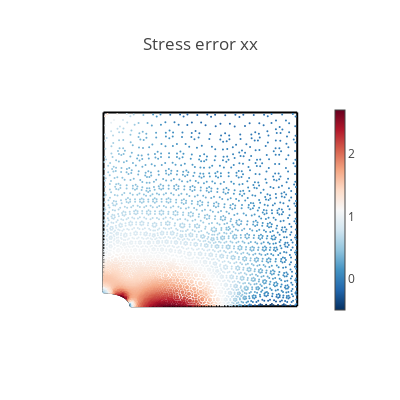
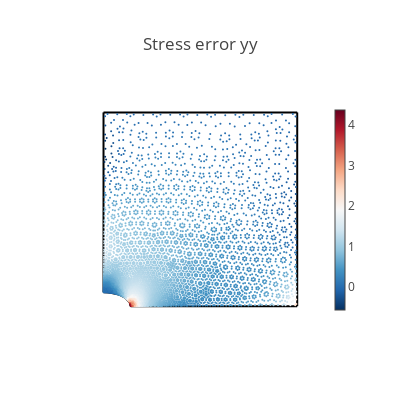
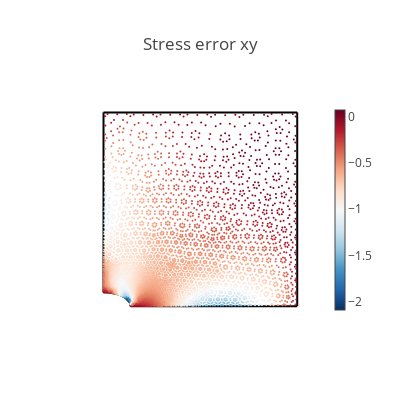
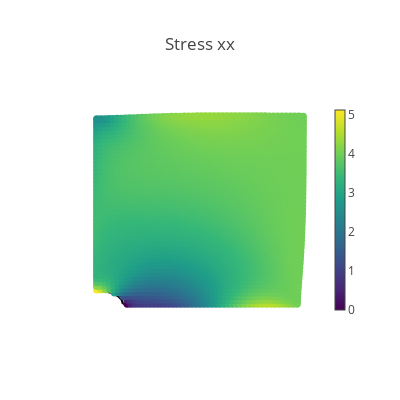

Notebook source saved alongside these figures, in order:
### Code cell
# Create a validation domain different from the training domain
val_x, val_y = np.meshgrid(np.linspace(0, L, 50), np.linspace(0, L, 50))
val_r = Rx * np.ones(np.shape(val_x))
val_domain = np.vstack([val_x.ravel(), val_y.ravel(), val_r.ravel()]).T
mask = (
    ((val_domain[:, 0] ** 2) / (Rx**2)) + ((val_domain[:, 1] ** 2) / (Ry**2))
) > 1
val = torch.tensor(val_domain[mask], requires_grad=True).double()


# Compute model predictions on the validation domain
disp = net(val)
def_val = val[:, :-1] + disp
stress = torch.vmap(sigma)(val)
mises = torch.sqrt(
    stress[:, 0, 0] ** 2
    + stress[:, 1, 1] ** 2
    - stress[:, 0, 0] * stress[:, 1, 1]
    + 3 * stress[:, 0, 1] ** 2
)
# print([loss.item() for loss in compute_les(val)])


@torch.no_grad()
def make_plot(x, y, variable, title, cmap=sequential.Viridis, size=8.0):
    fig = go.Figure()

    # Plot boundaries
    m = dict(color="black")
    fig.add_trace(go.Scatter(x=top[:, 0], y=top[:, 1], mode="lines", marker=m))
    fig.add_trace(go.Scatter(x=bottom[:, 0], y=bottom[:, 1], mode="lines", marker=m))
    fig.add_trace(go.Scatter(x=left[:, 0], y=left[:, 1], mode="lines", marker=m))
    fig.add_trace(go.Scatter(x=right[:, 0], y=right[:, 1], mode="lines", marker=m))
    fig.add_trace(go.Scatter(x=hole[:, 0], y=hole[:, 1], mode="lines", marker=m))

    # Plot variable values
    m = dict(color=variable, colorscale=cmap, size=size, colorbar=dict(thickness=10))
    fig.add_trace(go.Scatter(x=x, y=y, marker=m, mode="markers"))

    # plot settings
    fig.layout.yaxis.scaleanchor = "x"
    fig.update_layout(
        template="none", width=400, height=400, title=title, showlegend=False
    )
    fig.update_xaxes(visible=False)
    fig.update_yaxes(visible=False)
    fig.show()


# Compute data error
s_data = data_output[:, 0:3]
s_pred = torch.vmap(sigma)(data_input[:, 0:3])
ds_xx = s_data[:, 0] - s_pred[:, 0, 0]
ds_yy = s_data[:, 1] - s_pred[:, 1, 1]
ds_xy = s_data[:, 2] - s_pred[:, 0, 1]


# Plot stress errors
cmap = sequential.RdBu_r
make_plot(*data_input[:, 0:2].T, ds_xx, "Stress error xx", size=2.0, cmap=cmap)
make_plot(*data_input[:, 0:2].T, ds_yy, "Stress error yy", size=2.0, cmap=cmap)
make_plot(*data_input[:, 0:2].T, ds_xy, "Stress error xy", size=2.0, cmap=cmap)

# Plot stresses
make_plot(*def_val.T, stress[:, 0, 0], "Stress xx")
make_plot(*def_val.T, stress[:, 0, 1], "Stress xy")
make_plot(*def_val.T, stress[:, 1, 1], "Stress yy")
make_plot(*def_val.T, mises, "Mises stress")

# Plot displacements
make_plot(*def_val.T, disp[:, 0], "Displacement in x", cmap=sequential.Inferno)
make_plot(*def_val.T, disp[:, 1], "Displacement in y", cmap=sequential.Inferno)

### Figure 1 — Plotly figure (JSON) as saved in the notebook; plotly's stock layout.template omitted (floating-point values rounded to 4 significant figures; data arrays with more than 128 entries replaced by an {"elided": "..."} marker saying what was removed)
{"data": [{"marker": {"color": "black"}, "mode": "lines", "type": "scatter", "x": [0, 0.02041, 0.04082, 0.06122, 0.08163, 0.102, 0.1224, 0.1429, 0.1633, 0.1837, 0.2041, 0.2245, 0.2449, 0.2653, 0.2857, 0.3061, 0.3265, 0.3469, 0.3673, 0.3878, 0.4082, 0.4286, 0.449, 0.4694, 0.4898, 0.5102, 0.5306, 0.551, 0.5714, 0.5918, 0.6122, 0.6327, 0.6531, 0.6735, 0.6939, 0.7143, 0.7347, 0.7551, 0.7755, 0.7959, 0.8163, 0.8367, 0.8571, 0.8776, 0.898, 0.9184, 0.9388, 0.9592, 0.9796, 1], "y": [1, 1, 1, 1, 1, 1, 1, 1, 1, 1, 1, 1, 1, 1, 1, 1, 1, 1, 1, 1, 1, 1, 1, 1, 1, 1, 1, 1, 1, 1, 1, 1, 1, 1, 1, 1, 1, 1, 1, 1, 1, 1, 1, 1, 1, 1, 1, 1, 1, 1]}, {"marker": {"color": "black"}, "mode": "lines", "type": "scatter", "x": [0.14, 0.1605, 0.181, 0.2014, 0.2219, 0.2424, 0.2629, 0.2833, 0.3038, 0.3243, 0.3448, 0.3652, 0.3857, 0.4062, 0.4267, 0.4471, 0.4676, 0.4881, 0.5086, 0.529, 0.5495, 0.57, 0.5905, 0.611, 0.6314, 0.6519, 0.6724, 0.6929, 0.7133, 0.7338, 0.7543, 0.7748, 0.7952, 0.8157, 0.8362, 0.8567, 0.8771, 0.8976, 0.9181, 0.9386, 0.959, 0.9795, 1], "y": [0, 0, 0, 0, 0, 0, 0, 0, 0, 0, 0, 0, 0, 0, 0, 0, 0, 0, 0, 0, 0, 0, 0, 0, 0, 0, 0, 0, 0, 0, 0, 0, 0, 0, 0, 0, 0, 0, 0, 0, 0, 0, 0]}, {"marker": {"color": "black"}, "mode": "lines", "type": "scatter", "x": [0, 0, 0, 0, 0, 0, 0, 0, 0, 0, 0, 0, 0, 0, 0, 0, 0, 0, 0, 0, 0, 0, 0, 0, 0, 0, 0, 0, 0, 0, 0, 0, 0, 0, 0, 0, 0, 0, 0, 0, 0, 0, 0, 0, 0, 0], "y": [0.07143, 0.09206, 0.1127, 0.1333, 0.154, 0.1746, 0.1952, 0.2159, 0.2365, 0.2571, 0.2778, 0.2984, 0.319, 0.3397, 0.3603, 0.381, 0.4016, 0.4222, 0.4429, 0.4635, 0.4841, 0.5048, 0.5254, 0.546, 0.5667, 0.5873, 0.6079, 0.6286, 0.6492, 0.6698, 0.6905, 0.7111, 0.7317, 0.7524, 0.773, 0.7937, 0.8143, 0.8349, 0.8556, 0.8762, 0.8968, 0.9175, 0.9381, 0.9587, 0.9794, 1]}, {"marker": {"color": "black"}, "mode": "lines", "type": "scatter", "x": [1, 1, 1, 1, 1, 1, 1, 1, 1, 1, 1, 1, 1, 1, 1, 1, 1, 1, 1, 1, 1, 1, 1, 1, 1, 1, 1, 1, 1, 1, 1, 1, 1, 1, 1, 1, 1, 1, 1, 1, 1, 1, 1, 1, 1, 1, 1, 1, 1, 1], "y": [0, 0.02041, 0.04082, 0.06122, 0.08163, 0.102, 0.1224, 0.1429, 0.1633, 0.1837, 0.2041, 0.2245, 0.2449, 0.2653, 0.2857, 0.3061, 0.3265, 0.3469, 0.3673, 0.3878, 0.4082, 0.4286, 0.449, 0.4694, 0.4898, 0.5102, 0.5306, 0.551, 0.5714, 0.5918, 0.6122, 0.6327, 0.6531, 0.6735, 0.6939, 0.7143, 0.7347, 0.7551, 0.7755, 0.7959, 0.8163, 0.8367, 0.8571, 0.8776, 0.898, 0.9184, 0.9388, 0.9592, 0.9796, 1]}, {"marker": {"color": "black"}, "mode": "lines", "type": "scatter", "x": [0.14, 0.1397, 0.1388, 0.1373, 0.1352, 0.1326, 0.1293, 0.1256, 0.1212, 0.1164, 0.1111, 0.1053, 0.09899, 0.09231, 0.08523, 0.07778, 0.07, 0.06192, 0.05358, 0.045, 0.03623, 0.02731, 0.01827, 0.009156, 8.573e-18], "y": [0, 0.004672, 0.009323, 0.01394, 0.01849, 0.02296, 0.02733, 0.03159, 0.03571, 0.03968, 0.04348, 0.0471, 0.05051, 0.0537, 0.05667, 0.05939, 0.06186, 0.06406, 0.06599, 0.06764, 0.06899, 0.07006, 0.07082, 0.07128, 0.07143]}, {"marker": {"color": {"elided": "5526 float values"}, "colorbar": {"thickness": 10}, "colorscale": [[0, "rgb(5,48,97)"], [0.1, "rgb(33,102,172)"], [0.2, "rgb(67,147,195)"], [0.3, "rgb(146,197,222)"], [0.4, "rgb(209,229,240)"], [0.5, "rgb(247,247,247)"], [0.6, "rgb(253,219,199)"], [0.7, "rgb(244,165,130)"], [0.8, "rgb(214,96,77)"], [0.9, "rgb(178,24,43)"], [1, "rgb(103,0,31)"]], "size": 2}, "mode": "markers", "type": "scatter", "x": {"elided": "5526 float values"}, "y": {"elided": "5526 float values"}}], "layout": {"height": 400, "showlegend": false, "title": {"text": "Stress error xx"}, "width": 400, "xaxis": {"visible": false}, "yaxis": {"scaleanchor": "x", "visible": false}}}

### Figure 2 — Plotly figure (JSON) as saved in the notebook; plotly's stock layout.template omitted (floating-point values rounded to 4 significant figures; data arrays with more than 128 entries replaced by an {"elided": "..."} marker saying what was removed)
{"data": [{"marker": {"color": "black"}, "mode": "lines", "type": "scatter", "x": [0, 0.02041, 0.04082, 0.06122, 0.08163, 0.102, 0.1224, 0.1429, 0.1633, 0.1837, 0.2041, 0.2245, 0.2449, 0.2653, 0.2857, 0.3061, 0.3265, 0.3469, 0.3673, 0.3878, 0.4082, 0.4286, 0.449, 0.4694, 0.4898, 0.5102, 0.5306, 0.551, 0.5714, 0.5918, 0.6122, 0.6327, 0.6531, 0.6735, 0.6939, 0.7143, 0.7347, 0.7551, 0.7755, 0.7959, 0.8163, 0.8367, 0.8571, 0.8776, 0.898, 0.9184, 0.9388, 0.9592, 0.9796, 1], "y": [1, 1, 1, 1, 1, 1, 1, 1, 1, 1, 1, 1, 1, 1, 1, 1, 1, 1, 1, 1, 1, 1, 1, 1, 1, 1, 1, 1, 1, 1, 1, 1, 1, 1, 1, 1, 1, 1, 1, 1, 1, 1, 1, 1, 1, 1, 1, 1, 1, 1]}, {"marker": {"color": "black"}, "mode": "lines", "type": "scatter", "x": [0.14, 0.1605, 0.181, 0.2014, 0.2219, 0.2424, 0.2629, 0.2833, 0.3038, 0.3243, 0.3448, 0.3652, 0.3857, 0.4062, 0.4267, 0.4471, 0.4676, 0.4881, 0.5086, 0.529, 0.5495, 0.57, 0.5905, 0.611, 0.6314, 0.6519, 0.6724, 0.6929, 0.7133, 0.7338, 0.7543, 0.7748, 0.7952, 0.8157, 0.8362, 0.8567, 0.8771, 0.8976, 0.9181, 0.9386, 0.959, 0.9795, 1], "y": [0, 0, 0, 0, 0, 0, 0, 0, 0, 0, 0, 0, 0, 0, 0, 0, 0, 0, 0, 0, 0, 0, 0, 0, 0, 0, 0, 0, 0, 0, 0, 0, 0, 0, 0, 0, 0, 0, 0, 0, 0, 0, 0]}, {"marker": {"color": "black"}, "mode": "lines", "type": "scatter", "x": [0, 0, 0, 0, 0, 0, 0, 0, 0, 0, 0, 0, 0, 0, 0, 0, 0, 0, 0, 0, 0, 0, 0, 0, 0, 0, 0, 0, 0, 0, 0, 0, 0, 0, 0, 0, 0, 0, 0, 0, 0, 0, 0, 0, 0, 0], "y": [0.07143, 0.09206, 0.1127, 0.1333, 0.154, 0.1746, 0.1952, 0.2159, 0.2365, 0.2571, 0.2778, 0.2984, 0.319, 0.3397, 0.3603, 0.381, 0.4016, 0.4222, 0.4429, 0.4635, 0.4841, 0.5048, 0.5254, 0.546, 0.5667, 0.5873, 0.6079, 0.6286, 0.6492, 0.6698, 0.6905, 0.7111, 0.7317, 0.7524, 0.773, 0.7937, 0.8143, 0.8349, 0.8556, 0.8762, 0.8968, 0.9175, 0.9381, 0.9587, 0.9794, 1]}, {"marker": {"color": "black"}, "mode": "lines", "type": "scatter", "x": [1, 1, 1, 1, 1, 1, 1, 1, 1, 1, 1, 1, 1, 1, 1, 1, 1, 1, 1, 1, 1, 1, 1, 1, 1, 1, 1, 1, 1, 1, 1, 1, 1, 1, 1, 1, 1, 1, 1, 1, 1, 1, 1, 1, 1, 1, 1, 1, 1, 1], "y": [0, 0.02041, 0.04082, 0.06122, 0.08163, 0.102, 0.1224, 0.1429, 0.1633, 0.1837, 0.2041, 0.2245, 0.2449, 0.2653, 0.2857, 0.3061, 0.3265, 0.3469, 0.3673, 0.3878, 0.4082, 0.4286, 0.449, 0.4694, 0.4898, 0.5102, 0.5306, 0.551, 0.5714, 0.5918, 0.6122, 0.6327, 0.6531, 0.6735, 0.6939, 0.7143, 0.7347, 0.7551, 0.7755, 0.7959, 0.8163, 0.8367, 0.8571, 0.8776, 0.898, 0.9184, 0.9388, 0.9592, 0.9796, 1]}, {"marker": {"color": "black"}, "mode": "lines", "type": "scatter", "x": [0.14, 0.1397, 0.1388, 0.1373, 0.1352, 0.1326, 0.1293, 0.1256, 0.1212, 0.1164, 0.1111, 0.1053, 0.09899, 0.09231, 0.08523, 0.07778, 0.07, 0.06192, 0.05358, 0.045, 0.03623, 0.02731, 0.01827, 0.009156, 8.573e-18], "y": [0, 0.004672, 0.009323, 0.01394, 0.01849, 0.02296, 0.02733, 0.03159, 0.03571, 0.03968, 0.04348, 0.0471, 0.05051, 0.0537, 0.05667, 0.05939, 0.06186, 0.06406, 0.06599, 0.06764, 0.06899, 0.07006, 0.07082, 0.07128, 0.07143]}, {"marker": {"color": {"elided": "5526 float values"}, "colorbar": {"thickness": 10}, "colorscale": [[0, "rgb(5,48,97)"], [0.1, "rgb(33,102,172)"], [0.2, "rgb(67,147,195)"], [0.3, "rgb(146,197,222)"], [0.4, "rgb(209,229,240)"], [0.5, "rgb(247,247,247)"], [0.6, "rgb(253,219,199)"], [0.7, "rgb(244,165,130)"], [0.8, "rgb(214,96,77)"], [0.9, "rgb(178,24,43)"], [1, "rgb(103,0,31)"]], "size": 2}, "mode": "markers", "type": "scatter", "x": {"elided": "5526 float values"}, "y": {"elided": "5526 float values"}}], "layout": {"height": 400, "showlegend": false, "title": {"text": "Stress error yy"}, "width": 400, "xaxis": {"visible": false}, "yaxis": {"scaleanchor": "x", "visible": false}}}

### Figure 3 — Plotly figure (JSON) as saved in the notebook; plotly's stock layout.template omitted (floating-point values rounded to 4 significant figures; data arrays with more than 128 entries replaced by an {"elided": "..."} marker saying what was removed)
{"data": [{"marker": {"color": "black"}, "mode": "lines", "type": "scatter", "x": [0, 0.02041, 0.04082, 0.06122, 0.08163, 0.102, 0.1224, 0.1429, 0.1633, 0.1837, 0.2041, 0.2245, 0.2449, 0.2653, 0.2857, 0.3061, 0.3265, 0.3469, 0.3673, 0.3878, 0.4082, 0.4286, 0.449, 0.4694, 0.4898, 0.5102, 0.5306, 0.551, 0.5714, 0.5918, 0.6122, 0.6327, 0.6531, 0.6735, 0.6939, 0.7143, 0.7347, 0.7551, 0.7755, 0.7959, 0.8163, 0.8367, 0.8571, 0.8776, 0.898, 0.9184, 0.9388, 0.9592, 0.9796, 1], "y": [1, 1, 1, 1, 1, 1, 1, 1, 1, 1, 1, 1, 1, 1, 1, 1, 1, 1, 1, 1, 1, 1, 1, 1, 1, 1, 1, 1, 1, 1, 1, 1, 1, 1, 1, 1, 1, 1, 1, 1, 1, 1, 1, 1, 1, 1, 1, 1, 1, 1]}, {"marker": {"color": "black"}, "mode": "lines", "type": "scatter", "x": [0.14, 0.1605, 0.181, 0.2014, 0.2219, 0.2424, 0.2629, 0.2833, 0.3038, 0.3243, 0.3448, 0.3652, 0.3857, 0.4062, 0.4267, 0.4471, 0.4676, 0.4881, 0.5086, 0.529, 0.5495, 0.57, 0.5905, 0.611, 0.6314, 0.6519, 0.6724, 0.6929, 0.7133, 0.7338, 0.7543, 0.7748, 0.7952, 0.8157, 0.8362, 0.8567, 0.8771, 0.8976, 0.9181, 0.9386, 0.959, 0.9795, 1], "y": [0, 0, 0, 0, 0, 0, 0, 0, 0, 0, 0, 0, 0, 0, 0, 0, 0, 0, 0, 0, 0, 0, 0, 0, 0, 0, 0, 0, 0, 0, 0, 0, 0, 0, 0, 0, 0, 0, 0, 0, 0, 0, 0]}, {"marker": {"color": "black"}, "mode": "lines", "type": "scatter", "x": [0, 0, 0, 0, 0, 0, 0, 0, 0, 0, 0, 0, 0, 0, 0, 0, 0, 0, 0, 0, 0, 0, 0, 0, 0, 0, 0, 0, 0, 0, 0, 0, 0, 0, 0, 0, 0, 0, 0, 0, 0, 0, 0, 0, 0, 0], "y": [0.07143, 0.09206, 0.1127, 0.1333, 0.154, 0.1746, 0.1952, 0.2159, 0.2365, 0.2571, 0.2778, 0.2984, 0.319, 0.3397, 0.3603, 0.381, 0.4016, 0.4222, 0.4429, 0.4635, 0.4841, 0.5048, 0.5254, 0.546, 0.5667, 0.5873, 0.6079, 0.6286, 0.6492, 0.6698, 0.6905, 0.7111, 0.7317, 0.7524, 0.773, 0.7937, 0.8143, 0.8349, 0.8556, 0.8762, 0.8968, 0.9175, 0.9381, 0.9587, 0.9794, 1]}, {"marker": {"color": "black"}, "mode": "lines", "type": "scatter", "x": [1, 1, 1, 1, 1, 1, 1, 1, 1, 1, 1, 1, 1, 1, 1, 1, 1, 1, 1, 1, 1, 1, 1, 1, 1, 1, 1, 1, 1, 1, 1, 1, 1, 1, 1, 1, 1, 1, 1, 1, 1, 1, 1, 1, 1, 1, 1, 1, 1, 1], "y": [0, 0.02041, 0.04082, 0.06122, 0.08163, 0.102, 0.1224, 0.1429, 0.1633, 0.1837, 0.2041, 0.2245, 0.2449, 0.2653, 0.2857, 0.3061, 0.3265, 0.3469, 0.3673, 0.3878, 0.4082, 0.4286, 0.449, 0.4694, 0.4898, 0.5102, 0.5306, 0.551, 0.5714, 0.5918, 0.6122, 0.6327, 0.6531, 0.6735, 0.6939, 0.7143, 0.7347, 0.7551, 0.7755, 0.7959, 0.8163, 0.8367, 0.8571, 0.8776, 0.898, 0.9184, 0.9388, 0.9592, 0.9796, 1]}, {"marker": {"color": "black"}, "mode": "lines", "type": "scatter", "x": [0.14, 0.1397, 0.1388, 0.1373, 0.1352, 0.1326, 0.1293, 0.1256, 0.1212, 0.1164, 0.1111, 0.1053, 0.09899, 0.09231, 0.08523, 0.07778, 0.07, 0.06192, 0.05358, 0.045, 0.03623, 0.02731, 0.01827, 0.009156, 8.573e-18], "y": [0, 0.004672, 0.009323, 0.01394, 0.01849, 0.02296, 0.02733, 0.03159, 0.03571, 0.03968, 0.04348, 0.0471, 0.05051, 0.0537, 0.05667, 0.05939, 0.06186, 0.06406, 0.06599, 0.06764, 0.06899, 0.07006, 0.07082, 0.07128, 0.07143]}, {"marker": {"color": {"elided": "5526 float values"}, "colorbar": {"thickness": 10}, "colorscale": [[0, "rgb(5,48,97)"], [0.1, "rgb(33,102,172)"], [0.2, "rgb(67,147,195)"], [0.3, "rgb(146,197,222)"], [0.4, "rgb(209,229,240)"], [0.5, "rgb(247,247,247)"], [0.6, "rgb(253,219,199)"], [0.7, "rgb(244,165,130)"], [0.8, "rgb(214,96,77)"], [0.9, "rgb(178,24,43)"], [1, "rgb(103,0,31)"]], "size": 2}, "mode": "markers", "type": "scatter", "x": {"elided": "5526 float values"}, "y": {"elided": "5526 float values"}}], "layout": {"height": 400, "showlegend": false, "title": {"text": "Stress error xy"}, "width": 400, "xaxis": {"visible": false}, "yaxis": {"scaleanchor": "x", "visible": false}}}

### Figure 4 — Plotly figure (JSON) as saved in the notebook; plotly's stock layout.template omitted (floating-point values rounded to 4 significant figures; data arrays with more than 128 entries replaced by an {"elided": "..."} marker saying what was removed)
{"data": [{"marker": {"color": "black"}, "mode": "lines", "type": "scatter", "x": [0, 0.02041, 0.04082, 0.06122, 0.08163, 0.102, 0.1224, 0.1429, 0.1633, 0.1837, 0.2041, 0.2245, 0.2449, 0.2653, 0.2857, 0.3061, 0.3265, 0.3469, 0.3673, 0.3878, 0.4082, 0.4286, 0.449, 0.4694, 0.4898, 0.5102, 0.5306, 0.551, 0.5714, 0.5918, 0.6122, 0.6327, 0.6531, 0.6735, 0.6939, 0.7143, 0.7347, 0.7551, 0.7755, 0.7959, 0.8163, 0.8367, 0.8571, 0.8776, 0.898, 0.9184, 0.9388, 0.9592, 0.9796, 1], "y": [1, 1, 1, 1, 1, 1, 1, 1, 1, 1, 1, 1, 1, 1, 1, 1, 1, 1, 1, 1, 1, 1, 1, 1, 1, 1, 1, 1, 1, 1, 1, 1, 1, 1, 1, 1, 1, 1, 1, 1, 1, 1, 1, 1, 1, 1, 1, 1, 1, 1]}, {"marker": {"color": "black"}, "mode": "lines", "type": "scatter", "x": [0.14, 0.1605, 0.181, 0.2014, 0.2219, 0.2424, 0.2629, 0.2833, 0.3038, 0.3243, 0.3448, 0.3652, 0.3857, 0.4062, 0.4267, 0.4471, 0.4676, 0.4881, 0.5086, 0.529, 0.5495, 0.57, 0.5905, 0.611, 0.6314, 0.6519, 0.6724, 0.6929, 0.7133, 0.7338, 0.7543, 0.7748, 0.7952, 0.8157, 0.8362, 0.8567, 0.8771, 0.8976, 0.9181, 0.9386, 0.959, 0.9795, 1], "y": [0, 0, 0, 0, 0, 0, 0, 0, 0, 0, 0, 0, 0, 0, 0, 0, 0, 0, 0, 0, 0, 0, 0, 0, 0, 0, 0, 0, 0, 0, 0, 0, 0, 0, 0, 0, 0, 0, 0, 0, 0, 0, 0]}, {"marker": {"color": "black"}, "mode": "lines", "type": "scatter", "x": [0, 0, 0, 0, 0, 0, 0, 0, 0, 0, 0, 0, 0, 0, 0, 0, 0, 0, 0, 0, 0, 0, 0, 0, 0, 0, 0, 0, 0, 0, 0, 0, 0, 0, 0, 0, 0, 0, 0, 0, 0, 0, 0, 0, 0, 0], "y": [0.07143, 0.09206, 0.1127, 0.1333, 0.154, 0.1746, 0.1952, 0.2159, 0.2365, 0.2571, 0.2778, 0.2984, 0.319, 0.3397, 0.3603, 0.381, 0.4016, 0.4222, 0.4429, 0.4635, 0.4841, 0.5048, 0.5254, 0.546, 0.5667, 0.5873, 0.6079, 0.6286, 0.6492, 0.6698, 0.6905, 0.7111, 0.7317, 0.7524, 0.773, 0.7937, 0.8143, 0.8349, 0.8556, 0.8762, 0.8968, 0.9175, 0.9381, 0.9587, 0.9794, 1]}, {"marker": {"color": "black"}, "mode": "lines", "type": "scatter", "x": [1, 1, 1, 1, 1, 1, 1, 1, 1, 1, 1, 1, 1, 1, 1, 1, 1, 1, 1, 1, 1, 1, 1, 1, 1, 1, 1, 1, 1, 1, 1, 1, 1, 1, 1, 1, 1, 1, 1, 1, 1, 1, 1, 1, 1, 1, 1, 1, 1, 1], "y": [0, 0.02041, 0.04082, 0.06122, 0.08163, 0.102, 0.1224, 0.1429, 0.1633, 0.1837, 0.2041, 0.2245, 0.2449, 0.2653, 0.2857, 0.3061, 0.3265, 0.3469, 0.3673, 0.3878, 0.4082, 0.4286, 0.449, 0.4694, 0.4898, 0.5102, 0.5306, 0.551, 0.5714, 0.5918, 0.6122, 0.6327, 0.6531, 0.6735, 0.6939, 0.7143, 0.7347, 0.7551, 0.7755, 0.7959, 0.8163, 0.8367, 0.8571, 0.8776, 0.898, 0.9184, 0.9388, 0.9592, 0.9796, 1]}, {"marker": {"color": "black"}, "mode": "lines", "type": "scatter", "x": [0.14, 0.1397, 0.1388, 0.1373, 0.1352, 0.1326, 0.1293, 0.1256, 0.1212, 0.1164, 0.1111, 0.1053, 0.09899, 0.09231, 0.08523, 0.07778, 0.07, 0.06192, 0.05358, 0.045, 0.03623, 0.02731, 0.01827, 0.009156, 8.573e-18], "y": [0, 0.004672, 0.009323, 0.01394, 0.01849, 0.02296, 0.02733, 0.03159, 0.03571, 0.03968, 0.04348, 0.0471, 0.05051, 0.0537, 0.05667, 0.05939, 0.06186, 0.06406, 0.06599, 0.06764, 0.06899, 0.07006, 0.07082, 0.07128, 0.07143]}, {"marker": {"color": {"elided": "2476 float values"}, "colorbar": {"thickness": 10}, "colorscale": [[0, "#440154"], [0.1111, "#482878"], [0.2222, "#3e4989"], [0.3333, "#31688e"], [0.4444, "#26828e"], [0.5556, "#1f9e89"], [0.6667, "#35b779"], [0.7778, "#6ece58"], [0.8889, "#b5de2b"], [1, "#fde725"]], "size": 8}, "mode": "markers", "type": "scatter", "x": {"elided": "2476 float values"}, "y": {"elided": "2476 float values"}}], "layout": {"height": 400, "showlegend": false, "title": {"text": "Stress xx"}, "width": 400, "xaxis": {"visible": false}, "yaxis": {"scaleanchor": "x", "visible": false}}}
